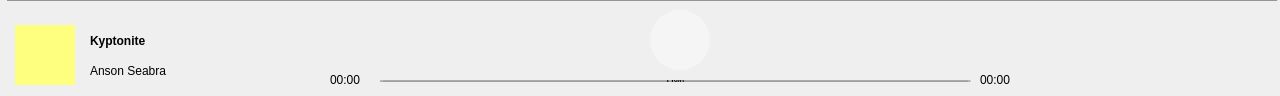
<?xml version="1.0" encoding="UTF-8"?>
<ui version="4.0">
 <class>PlayMusicClass</class>
 <widget class="QWidget" name="PlayMusicClass">
  <property name="geometry">
   <rect>
    <x>0</x>
    <y>0</y>
    <width>1280</width>
    <height>96</height>
   </rect>
  </property>
  <property name="minimumSize">
   <size>
    <width>1280</width>
    <height>96</height>
   </size>
  </property>
  <property name="windowTitle">
   <string>PlayMusic</string>
  </property>
  <widget class="QLabel" name="headLabel">
   <property name="geometry">
    <rect>
     <x>15</x>
     <y>25</y>
     <width>60</width>
     <height>60</height>
    </rect>
   </property>
   <property name="cursor">
    <cursorShape>PointingHandCursor</cursorShape>
   </property>
   <property name="styleSheet">
    <string notr="true">background-color: rgb(255, 255, 127);</string>
   </property>
   <property name="text">
    <string/>
   </property>
  </widget>
  <widget class="QLabel" name="songName">
   <property name="geometry">
    <rect>
     <x>90</x>
     <y>30</y>
     <width>111</width>
     <height>21</height>
    </rect>
   </property>
   <property name="styleSheet">
    <string notr="true">font: 12pt &quot;宋体&quot;;
font-weight: bold;</string>
   </property>
   <property name="text">
    <string>Kyptonite</string>
   </property>
  </widget>
  <widget class="QLabel" name="singerName">
   <property name="geometry">
    <rect>
     <x>90</x>
     <y>60</y>
     <width>131</width>
     <height>21</height>
    </rect>
   </property>
   <property name="styleSheet">
    <string notr="true">font: 11pt &quot;宋体&quot;;</string>
   </property>
   <property name="text">
    <string>Anson Seabra</string>
   </property>
  </widget>
  <widget class="QPushButton" name="likeBtn">
   <property name="geometry">
    <rect>
     <x>210</x>
     <y>30</y>
     <width>26</width>
     <height>26</height>
    </rect>
   </property>
   <property name="cursor">
    <cursorShape>PointingHandCursor</cursorShape>
   </property>
   <property name="styleSheet">
    <string notr="true">border-radius:10px;</string>
   </property>
   <property name="text">
    <string/>
   </property>
   <property name="icon">
    <iconset>
     <normaloff>../../res/点赞.png</normaloff>
     <normalon>../../res/outline _ like.png</normalon>../../res/点赞.png</iconset>
   </property>
   <property name="iconSize">
    <size>
     <width>25</width>
     <height>25</height>
    </size>
   </property>
   <property name="checkable">
    <bool>true</bool>
   </property>
  </widget>
  <widget class="QPushButton" name="playMusicBtn">
   <property name="geometry">
    <rect>
     <x>650</x>
     <y>10</y>
     <width>60</width>
     <height>60</height>
    </rect>
   </property>
   <property name="cursor">
    <cursorShape>PointingHandCursor</cursorShape>
   </property>
   <property name="styleSheet">
    <string notr="true">background-color: #F5F5F5;
border-radius:30px;</string>
   </property>
   <property name="text">
    <string/>
   </property>
   <property name="icon">
    <iconset>
     <normaloff>../../res/播放音乐/outline _ play.png</normaloff>
     <normalon>../../res/播放音乐/outline _ pause.png</normalon>
     <disabledoff>../../res/播放音乐/outline _ play@3x.png</disabledoff>
     <disabledon>../../res/播放音乐/outline _ play.png</disabledon>
     <activeoff>../../res/播放音乐/outline _ play.png</activeoff>
     <activeon>../../res/播放音乐/outline _ pause.png</activeon>
     <selectedoff>../../res/播放音乐/outline _ play.png</selectedoff>
     <selectedon>../../res/播放音乐/outline _ pause.png</selectedon>../../res/播放音乐/outline _ play.png</iconset>
   </property>
   <property name="iconSize">
    <size>
     <width>40</width>
     <height>40</height>
    </size>
   </property>
   <property name="checkable">
    <bool>true</bool>
   </property>
  </widget>
  <widget class="QProgressBar" name="progressBar">
   <property name="geometry">
    <rect>
     <x>380</x>
     <y>80</y>
     <width>591</width>
     <height>2</height>
    </rect>
   </property>
   <property name="styleSheet">
    <string notr="true">QProgressBar {
    background-color: grey;
    border: 1px solid grey;
    border-radius: 5px;
    padding: 1px;
}
QProgressBar::chunk {
    background-color: red;
};</string>
   </property>
   <property name="value">
    <number>0</number>
   </property>
  </widget>
  <widget class="QLabel" name="startTime">
   <property name="geometry">
    <rect>
     <x>330</x>
     <y>72</y>
     <width>41</width>
     <height>16</height>
    </rect>
   </property>
   <property name="text">
    <string>00:00</string>
   </property>
  </widget>
  <widget class="QLabel" name="endTime">
   <property name="geometry">
    <rect>
     <x>980</x>
     <y>72</y>
     <width>41</width>
     <height>16</height>
    </rect>
   </property>
   <property name="text">
    <string>00:00</string>
   </property>
  </widget>
  <widget class="QPushButton" name="lastMusicBtn">
   <property name="geometry">
    <rect>
     <x>590</x>
     <y>15</y>
     <width>50</width>
     <height>50</height>
    </rect>
   </property>
   <property name="cursor">
    <cursorShape>PointingHandCursor</cursorShape>
   </property>
   <property name="styleSheet">
    <string notr="true">border-radius:15px;</string>
   </property>
   <property name="text">
    <string/>
   </property>
   <property name="icon">
    <iconset>
     <normaloff>../../res/播放音乐/outline _ previous.png</normaloff>
     <disabledoff>../../res/播放音乐/outline _ previous@2x.png</disabledoff>
     <disabledon>../../res/播放音乐/outline _ previous.png</disabledon>../../res/播放音乐/outline _ previous.png</iconset>
   </property>
   <property name="iconSize">
    <size>
     <width>30</width>
     <height>30</height>
    </size>
   </property>
  </widget>
  <widget class="QPushButton" name="nextMusicBtn">
   <property name="geometry">
    <rect>
     <x>720</x>
     <y>15</y>
     <width>50</width>
     <height>50</height>
    </rect>
   </property>
   <property name="cursor">
    <cursorShape>PointingHandCursor</cursorShape>
   </property>
   <property name="styleSheet">
    <string notr="true">border-radius:15px;</string>
   </property>
   <property name="text">
    <string/>
   </property>
   <property name="icon">
    <iconset>
     <normaloff>../../res/播放音乐/outline _ next.png</normaloff>
     <disabledoff>../../res/播放音乐/outline _ next@2x.png</disabledoff>
     <disabledon>../../res/播放音乐/outline _ next.png</disabledon>../../res/播放音乐/outline _ next.png</iconset>
   </property>
   <property name="iconSize">
    <size>
     <width>30</width>
     <height>30</height>
    </size>
   </property>
  </widget>
  <widget class="Line" name="line">
   <property name="geometry">
    <rect>
     <x>7</x>
     <y>0</y>
     <width>1271</width>
     <height>1</height>
    </rect>
   </property>
   <property name="styleSheet">
    <string notr="true">background-color: rgb(224, 224, 224);
border-color: rgb(224, 224, 224);</string>
   </property>
   <property name="frameShadow">
    <enum>QFrame::Raised</enum>
   </property>
   <property name="orientation">
    <enum>Qt::Horizontal</enum>
   </property>
  </widget>
 </widget>
 <layoutdefault spacing="6" margin="11"/>
 <resources/>
 <connections/>
</ui>
